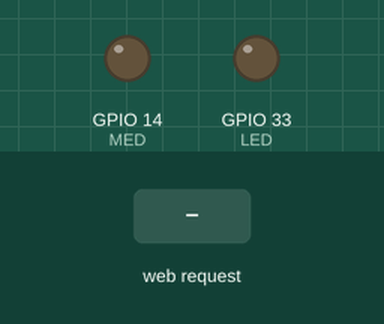
The sketch below on a simulated ESP32. On the bench: output pins drawn as LEDs (lit = HIGH). Dashed ring = blinking. Inputs (shaded band) come from the test bench. WiFi joins after 1.5 s; servers stay silent unless stated; what the sketch prints to the serial monitor is not drawn.

Above: at 2.7 s.
2.8 s: HTTP request GET /H received
At 3.5 s:
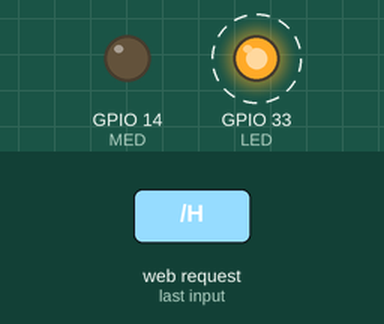
At 4.3 s:
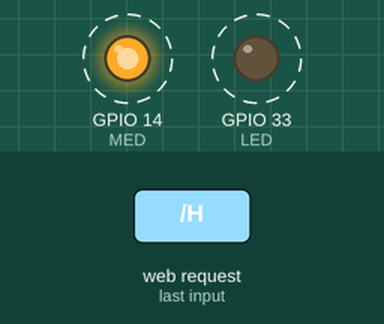
Timing chart, 0 to 11.8 s (numbered marks = the images above; inputs shaded):
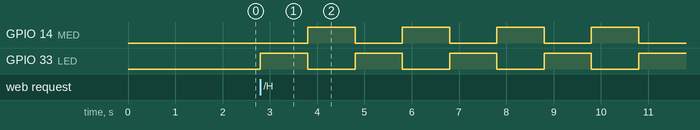

The sketch:

esp32-wifi.ino
```cpp
#include <WiFi.h>

const char* ssid = "***";
const char* password = "****";
int LED = 33;
int MED =14;
WiFiServer server(80);

void setup() {
  Serial.begin(115200);
  pinMode(LED, OUTPUT);
  pinMode(MED, OUTPUT);

  Serial.println();
  Serial.print("Conectando-se a ");
  Serial.println(ssid);
  WiFi.begin(ssid, password);

  while (WiFi.status() != WL_CONNECTED) {
    delay(500);
    Serial.print(".");
  }

  Serial.println("");
  Serial.println("WiFi conectada.");
  Serial.println("Endereço de IP: ");
  Serial.println(WiFi.localIP());

  server.begin();
}

void loop() {
  WiFiClient client = server.available();
  if (client) {
    Serial.println("New Client.");
    String currentLine = "";
    while (client.connected()) {
      if (client.available()) {
        char c = client.read();
        Serial.write(c);
        if (c == '\n') {
          if (currentLine.length() == 0) {
            client.println("HTTP/1.1 200 OK");
            client.println("Content-type:text/html");
            client.println();
            client.print("Clique <a href=\"/H\">aqui</a> para acender.<br>");
            client.print("Clique <a href=\"/A\">aqui</a> para acender 2.<br>");
            client.print("Clique <a href=\"/L\">aqui</a> para desligar.<br>");
            client.println();
            break;
          } else {
            currentLine = "";
          }
        } else if (c != '\r') {
          currentLine += c;
        }
        int var=0;
        if (currentLine.endsWith("GET /H")) {
          while (var < 30){
            digitalWrite(LED, HIGH);
            delay(1000);
            digitalWrite(LED, LOW);
            digitalWrite(MED, HIGH);
            delay(1000);
            digitalWrite(MED, LOW);
            var++;
            Serial.println(var);
          }


        }
         if (currentLine.endsWith("GET /A")) {
          digitalWrite(MED, HIGH);
        }
        if (currentLine.endsWith("GET /L")) {
          digitalWrite(LED, LOW);
          digitalWrite(MED, LOW);
        }
      }
    }
    client.stop();
    Serial.println("Client Disconnected.");
  }
}
```

Measured:
- after the input at 2.8 s, GPIO 14 (MED): alternates HIGH for 1.0 s and LOW for 1.0 s, starting after 1.0 s; GPIO 33 (LED): alternates HIGH for 1.0 s and LOW for 1.0 s, starting at once
